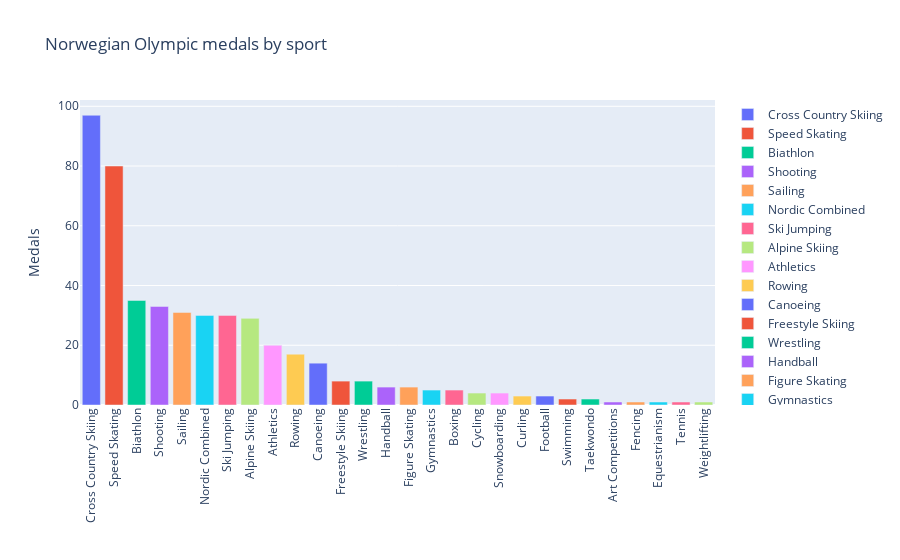
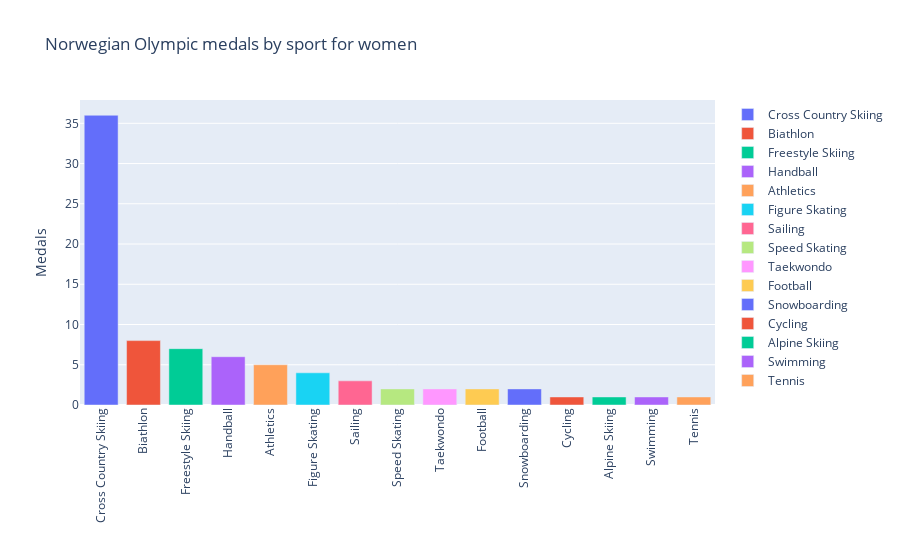

The code cell stored with these charts, in order, in its notebook:
### Code cell
# # Give each sport a unique colour so that it looks the same in all plots
# sports_list = nor_medals_sport_all["Sport"].unique().tolist()
# sports_list

fig = px.bar(nor_medals_sport_all, x="Sport", y="Total", title="Norwegian Olympic medals by sport", labels={"Total": "Medals", "Sport": ""}, color="Sport")
fig.update_xaxes(tickangle=-90)
fig.show()

fig = px.bar(nor_medals_sport_wom, x="Sport", y="Total", title="Norwegian Olympic medals by sport for women", labels={"Total": "Medals", "Sport": ""}, color="Sport")
fig.update_xaxes(tickangle=-90)
fig.show()

fig = px.bar(nor_medals_sport_men, x="Sport", y="Total", title="Norwegian Olympic medals by sport for men", labels={"Total": "Medals", "Sport": ""}, color="Sport")
fig.update_xaxes(tickangle=-90)
fig.show()

### Figure 1 — Plotly figure (JSON) as saved in the notebook; plotly's stock layout.template omitted (floating-point values rounded to 4 significant figures)
{"data": [{"alignmentgroup": "True", "hovertemplate": "=%{x}<br>Medals=%{y}<extra></extra>", "legendgroup": "Cross Country Skiing", "marker": {"color": "#636efa", "pattern": {"shape": ""}}, "name": "Cross Country Skiing", "offsetgroup": "Cross Country Skiing", "orientation": "v", "showlegend": true, "textposition": "auto", "type": "bar", "x": ["Cross Country Skiing"], "xaxis": "x", "y": [97], "yaxis": "y"}, {"alignmentgroup": "True", "hovertemplate": "=%{x}<br>Medals=%{y}<extra></extra>", "legendgroup": "Speed Skating", "marker": {"color": "#EF553B", "pattern": {"shape": ""}}, "name": "Speed Skating", "offsetgroup": "Speed Skating", "orientation": "v", "showlegend": true, "textposition": "auto", "type": "bar", "x": ["Speed Skating"], "xaxis": "x", "y": [80], "yaxis": "y"}, {"alignmentgroup": "True", "hovertemplate": "=%{x}<br>Medals=%{y}<extra></extra>", "legendgroup": "Biathlon", "marker": {"color": "#00cc96", "pattern": {"shape": ""}}, "name": "Biathlon", "offsetgroup": "Biathlon", "orientation": "v", "showlegend": true, "textposition": "auto", "type": "bar", "x": ["Biathlon"], "xaxis": "x", "y": [35], "yaxis": "y"}, {"alignmentgroup": "True", "hovertemplate": "=%{x}<br>Medals=%{y}<extra></extra>", "legendgroup": "Shooting", "marker": {"color": "#ab63fa", "pattern": {"shape": ""}}, "name": "Shooting", "offsetgroup": "Shooting", "orientation": "v", "showlegend": true, "textposition": "auto", "type": "bar", "x": ["Shooting"], "xaxis": "x", "y": [33], "yaxis": "y"}, {"alignmentgroup": "True", "hovertemplate": "=%{x}<br>Medals=%{y}<extra></extra>", "legendgroup": "Sailing", "marker": {"color": "#FFA15A", "pattern": {"shape": ""}}, "name": "Sailing", "offsetgroup": "Sailing", "orientation": "v", "showlegend": true, "textposition": "auto", "type": "bar", "x": ["Sailing"], "xaxis": "x", "y": [31], "yaxis": "y"}, {"alignmentgroup": "True", "hovertemplate": "=%{x}<br>Medals=%{y}<extra></extra>", "legendgroup": "Nordic Combined", "marker": {"color": "#19d3f3", "pattern": {"shape": ""}}, "name": "Nordic Combined", "offsetgroup": "Nordic Combined", "orientation": "v", "showlegend": true, "textposition": "auto", "type": "bar", "x": ["Nordic Combined"], "xaxis": "x", "y": [30], "yaxis": "y"}, {"alignmentgroup": "True", "hovertemplate": "=%{x}<br>Medals=%{y}<extra></extra>", "legendgroup": "Ski Jumping", "marker": {"color": "#FF6692", "pattern": {"shape": ""}}, "name": "Ski Jumping", "offsetgroup": "Ski Jumping", "orientation": "v", "showlegend": true, "textposition": "auto", "type": "bar", "x": ["Ski Jumping"], "xaxis": "x", "y": [30], "yaxis": "y"}, {"alignmentgroup": "True", "hovertemplate": "=%{x}<br>Medals=%{y}<extra></extra>", "legendgroup": "Alpine Skiing", "marker": {"color": "#B6E880", "pattern": {"shape": ""}}, "name": "Alpine Skiing", "offsetgroup": "Alpine Skiing", "orientation": "v", "showlegend": true, "textposition": "auto", "type": "bar", "x": ["Alpine Skiing"], "xaxis": "x", "y": [29], "yaxis": "y"}, {"alignmentgroup": "True", "hovertemplate": "=%{x}<br>Medals=%{y}<extra></extra>", "legendgroup": "Athletics", "marker": {"color": "#FF97FF", "pattern": {"shape": ""}}, "name": "Athletics", "offsetgroup": "Athletics", "orientation": "v", "showlegend": true, "textposition": "auto", "type": "bar", "x": ["Athletics"], "xaxis": "x", "y": [20], "yaxis": "y"}, {"alignmentgroup": "True", "hovertemplate": "=%{x}<br>Medals=%{y}<extra></extra>", "legendgroup": "Rowing", "marker": {"color": "#FECB52", "pattern": {"shape": ""}}, "name": "Rowing", "offsetgroup": "Rowing", "orientation": "v", "showlegend": true, "textposition": "auto", "type": "bar", "x": ["Rowing"], "xaxis": "x", "y": [17], "yaxis": "y"}, {"alignmentgroup": "True", "hovertemplate": "=%{x}<br>Medals=%{y}<extra></extra>", "legendgroup": "Canoeing", "marker": {"color": "#636efa", "pattern": {"shape": ""}}, "name": "Canoeing", "offsetgroup": "Canoeing", "orientation": "v", "showlegend": true, "textposition": "auto", "type": "bar", "x": ["Canoeing"], "xaxis": "x", "y": [14], "yaxis": "y"}, {"alignmentgroup": "True", "hovertemplate": "=%{x}<br>Medals=%{y}<extra></extra>", "legendgroup": "Freestyle Skiing", "marker": {"color": "#EF553B", "pattern": {"shape": ""}}, "name": "Freestyle Skiing", "offsetgroup": "Freestyle Skiing", "orientation": "v", "showlegend": true, "textposition": "auto", "type": "bar", "x": ["Freestyle Skiing"], "xaxis": "x", "y": [8], "yaxis": "y"}, {"alignmentgroup": "True", "hovertemplate": "=%{x}<br>Medals=%{y}<extra></extra>", "legendgroup": "Wrestling", "marker": {"color": "#00cc96", "pattern": {"shape": ""}}, "name": "Wrestling", "offsetgroup": "Wrestling", "orientation": "v", "showlegend": true, "textposition": "auto", "type": "bar", "x": ["Wrestling"], "xaxis": "x", "y": [8], "yaxis": "y"}, {"alignmentgroup": "True", "hovertemplate": "=%{x}<br>Medals=%{y}<extra></extra>", "legendgroup": "Handball", "marker": {"color": "#ab63fa", "pattern": {"shape": ""}}, "name": "Handball", "offsetgroup": "Handball", "orientation": "v", "showlegend": true, "textposition": "auto", "type": "bar", "x": ["Handball"], "xaxis": "x", "y": [6], "yaxis": "y"}, {"alignmentgroup": "True", "hovertemplate": "=%{x}<br>Medals=%{y}<extra></extra>", "legendgroup": "Figure Skating", "marker": {"color": "#FFA15A", "pattern": {"shape": ""}}, "name": "Figure Skating", "offsetgroup": "Figure Skating", "orientation": "v", "showlegend": true, "textposition": "auto", "type": "bar", "x": ["Figure Skating"], "xaxis": "x", "y": [6], "yaxis": "y"}, {"alignmentgroup": "True", "hovertemplate": "=%{x}<br>Medals=%{y}<extra></extra>", "legendgroup": "Gymnastics", "marker": {"color": "#19d3f3", "pattern": {"shape": ""}}, "name": "Gymnastics", "offsetgroup": "Gymnastics", "orientation": "v", "showlegend": true, "textposition": "auto", "type": "bar", "x": ["Gymnastics"], "xaxis": "x", "y": [5], "yaxis": "y"}, {"alignmentgroup": "True", "hovertemplate": "=%{x}<br>Medals=%{y}<extra></extra>", "legendgroup": "Boxing", "marker": {"color": "#FF6692", "pattern": {"shape": ""}}, "name": "Boxing", "offsetgroup": "Boxing", "orientation": "v", "showlegend": true, "textposition": "auto", "type": "bar", "x": ["Boxing"], "xaxis": "x", "y": [5], "yaxis": "y"}, {"alignmentgroup": "True", "hovertemplate": "=%{x}<br>Medals=%{y}<extra></extra>", "legendgroup": "Cycling", "marker": {"color": "#B6E880", "pattern": {"shape": ""}}, "name": "Cycling", "offsetgroup": "Cycling", "orientation": "v", "showlegend": true, "textposition": "auto", "type": "bar", "x": ["Cycling"], "xaxis": "x", "y": [4], "yaxis": "y"}, {"alignmentgroup": "True", "hovertemplate": "=%{x}<br>Medals=%{y}<extra></extra>", "legendgroup": "Snowboarding", "marker": {"color": "#FF97FF", "pattern": {"shape": ""}}, "name": "Snowboarding", "offsetgroup": "Snowboarding", "orientation": "v", "showlegend": true, "textposition": "auto", "type": "bar", "x": ["Snowboarding"], "xaxis": "x", "y": [4], "yaxis": "y"}, {"alignmentgroup": "True", "hovertemplate": "=%{x}<br>Medals=%{y}<extra></extra>", "legendgroup": "Curling", "marker": {"color": "#FECB52", "pattern": {"shape": ""}}, "name": "Curling", "offsetgroup": "Curling", "orientation": "v", "showlegend": true, "textposition": "auto", "type": "bar", "x": ["Curling"], "xaxis": "x", "y": [3], "yaxis": "y"}, {"alignmentgroup": "True", "hovertemplate": "=%{x}<br>Medals=%{y}<extra></extra>", "legendgroup": "Football", "marker": {"color": "#636efa", "pattern": {"shape": ""}}, "name": "Football", "offsetgroup": "Football", "orientation": "v", "showlegend": true, "textposition": "auto", "type": "bar", "x": ["Football"], "xaxis": "x", "y": [3], "yaxis": "y"}, {"alignmentgroup": "True", "hovertemplate": "=%{x}<br>Medals=%{y}<extra></extra>", "legendgroup": "Swimming", "marker": {"color": "#EF553B", "pattern": {"shape": ""}}, "name": "Swimming", "offsetgroup": "Swimming", "orientation": "v", "showlegend": true, "textposition": "auto", "type": "bar", "x": ["Swimming"], "xaxis": "x", "y": [2], "yaxis": "y"}, {"alignmentgroup": "True", "hovertemplate": "=%{x}<br>Medals=%{y}<extra></extra>", "legendgroup": "Taekwondo", "marker": {"color": "#00cc96", "pattern": {"shape": ""}}, "name": "Taekwondo", "offsetgroup": "Taekwondo", "orientation": "v", "showlegend": true, "textposition": "auto", "type": "bar", "x": ["Taekwondo"], "xaxis": "x", "y": [2], "yaxis": "y"}, {"alignmentgroup": "True", "hovertemplate": "=%{x}<br>Medals=%{y}<extra></extra>", "legendgroup": "Art Competitions", "marker": {"color": "#ab63fa", "pattern": {"shape": ""}}, "name": "Art Competitions", "offsetgroup": "Art Competitions", "orientation": "v", "showlegend": true, "textposition": "auto", "type": "bar", "x": ["Art Competitions"], "xaxis": "x", "y": [1], "yaxis": "y"}, {"alignmentgroup": "True", "hovertemplate": "=%{x}<br>Medals=%{y}<extra></extra>", "legendgroup": "Fencing", "marker": {"color": "#FFA15A", "pattern": {"shape": ""}}, "name": "Fencing", "offsetgroup": "Fencing", "orientation": "v", "showlegend": true, "textposition": "auto", "type": "bar", "x": ["Fencing"], "xaxis": "x", "y": [1], "yaxis": "y"}, {"alignmentgroup": "True", "hovertemplate": "=%{x}<br>Medals=%{y}<extra></extra>", "legendgroup": "Equestrianism", "marker": {"color": "#19d3f3", "pattern": {"shape": ""}}, "name": "Equestrianism", "offsetgroup": "Equestrianism", "orientation": "v", "showlegend": true, "textposition": "auto", "type": "bar", "x": ["Equestrianism"], "xaxis": "x", "y": [1], "yaxis": "y"}, {"alignmentgroup": "True", "hovertemplate": "=%{x}<br>Medals=%{y}<extra></extra>", "legendgroup": "Tennis", "marker": {"color": "#FF6692", "pattern": {"shape": ""}}, "name": "Tennis", "offsetgroup": "Tennis", "orientation": "v", "showlegend": true, "textposition": "auto", "type": "bar", "x": ["Tennis"], "xaxis": "x", "y": [1], "yaxis": "y"}, {"alignmentgroup": "True", "hovertemplate": "=%{x}<br>Medals=%{y}<extra></extra>", "legendgroup": "Weightlifting", "marker": {"color": "#B6E880", "pattern": {"shape": ""}}, "name": "Weightlifting", "offsetgroup": "Weightlifting", "orientation": "v", "showlegend": true, "textposition": "auto", "type": "bar", "x": ["Weightlifting"], "xaxis": "x", "y": [1], "yaxis": "y"}], "layout": {"barmode": "relative", "legend": {"title": {"text": ""}, "tracegroupgap": 0}, "title": {"text": "Norwegian Olympic medals by sport"}, "xaxis": {"anchor": "y", "categoryarray": ["Cross Country Skiing", "Speed Skating", "Biathlon", "Shooting", "Sailing", "Nordic Combined", "Ski Jumping", "Alpine Skiing", "Athletics", "Rowing", "Canoeing", "Freestyle Skiing", "Wrestling", "Handball", "Figure Skating", "Gymnastics", "Boxing", "Cycling", "Snowboarding", "Curling", "Football", "Swimming", "Taekwondo", "Art Competitions", "Fencing", "Equestrianism", "Tennis", "Weightlifting"], "categoryorder": "array", "domain": [0, 1], "tickangle": -90, "title": {"text": ""}}, "yaxis": {"anchor": "x", "domain": [0, 1], "title": {"text": "Medals"}}}}

### Figure 2 — Plotly figure (JSON) as saved in the notebook; plotly's stock layout.template omitted (floating-point values rounded to 4 significant figures)
{"data": [{"alignmentgroup": "True", "hovertemplate": "=%{x}<br>Medals=%{y}<extra></extra>", "legendgroup": "Cross Country Skiing", "marker": {"color": "#636efa", "pattern": {"shape": ""}}, "name": "Cross Country Skiing", "offsetgroup": "Cross Country Skiing", "orientation": "v", "showlegend": true, "textposition": "auto", "type": "bar", "x": ["Cross Country Skiing"], "xaxis": "x", "y": [36], "yaxis": "y"}, {"alignmentgroup": "True", "hovertemplate": "=%{x}<br>Medals=%{y}<extra></extra>", "legendgroup": "Biathlon", "marker": {"color": "#EF553B", "pattern": {"shape": ""}}, "name": "Biathlon", "offsetgroup": "Biathlon", "orientation": "v", "showlegend": true, "textposition": "auto", "type": "bar", "x": ["Biathlon"], "xaxis": "x", "y": [8], "yaxis": "y"}, {"alignmentgroup": "True", "hovertemplate": "=%{x}<br>Medals=%{y}<extra></extra>", "legendgroup": "Freestyle Skiing", "marker": {"color": "#00cc96", "pattern": {"shape": ""}}, "name": "Freestyle Skiing", "offsetgroup": "Freestyle Skiing", "orientation": "v", "showlegend": true, "textposition": "auto", "type": "bar", "x": ["Freestyle Skiing"], "xaxis": "x", "y": [7], "yaxis": "y"}, {"alignmentgroup": "True", "hovertemplate": "=%{x}<br>Medals=%{y}<extra></extra>", "legendgroup": "Handball", "marker": {"color": "#ab63fa", "pattern": {"shape": ""}}, "name": "Handball", "offsetgroup": "Handball", "orientation": "v", "showlegend": true, "textposition": "auto", "type": "bar", "x": ["Handball"], "xaxis": "x", "y": [6], "yaxis": "y"}, {"alignmentgroup": "True", "hovertemplate": "=%{x}<br>Medals=%{y}<extra></extra>", "legendgroup": "Athletics", "marker": {"color": "#FFA15A", "pattern": {"shape": ""}}, "name": "Athletics", "offsetgroup": "Athletics", "orientation": "v", "showlegend": true, "textposition": "auto", "type": "bar", "x": ["Athletics"], "xaxis": "x", "y": [5], "yaxis": "y"}, {"alignmentgroup": "True", "hovertemplate": "=%{x}<br>Medals=%{y}<extra></extra>", "legendgroup": "Figure Skating", "marker": {"color": "#19d3f3", "pattern": {"shape": ""}}, "name": "Figure Skating", "offsetgroup": "Figure Skating", "orientation": "v", "showlegend": true, "textposition": "auto", "type": "bar", "x": ["Figure Skating"], "xaxis": "x", "y": [4], "yaxis": "y"}, {"alignmentgroup": "True", "hovertemplate": "=%{x}<br>Medals=%{y}<extra></extra>", "legendgroup": "Sailing", "marker": {"color": "#FF6692", "pattern": {"shape": ""}}, "name": "Sailing", "offsetgroup": "Sailing", "orientation": "v", "showlegend": true, "textposition": "auto", "type": "bar", "x": ["Sailing"], "xaxis": "x", "y": [3], "yaxis": "y"}, {"alignmentgroup": "True", "hovertemplate": "=%{x}<br>Medals=%{y}<extra></extra>", "legendgroup": "Speed Skating", "marker": {"color": "#B6E880", "pattern": {"shape": ""}}, "name": "Speed Skating", "offsetgroup": "Speed Skating", "orientation": "v", "showlegend": true, "textposition": "auto", "type": "bar", "x": ["Speed Skating"], "xaxis": "x", "y": [2], "yaxis": "y"}, {"alignmentgroup": "True", "hovertemplate": "=%{x}<br>Medals=%{y}<extra></extra>", "legendgroup": "Taekwondo", "marker": {"color": "#FF97FF", "pattern": {"shape": ""}}, "name": "Taekwondo", "offsetgroup": "Taekwondo", "orientation": "v", "showlegend": true, "textposition": "auto", "type": "bar", "x": ["Taekwondo"], "xaxis": "x", "y": [2], "yaxis": "y"}, {"alignmentgroup": "True", "hovertemplate": "=%{x}<br>Medals=%{y}<extra></extra>", "legendgroup": "Football", "marker": {"color": "#FECB52", "pattern": {"shape": ""}}, "name": "Football", "offsetgroup": "Football", "orientation": "v", "showlegend": true, "textposition": "auto", "type": "bar", "x": ["Football"], "xaxis": "x", "y": [2], "yaxis": "y"}, {"alignmentgroup": "True", "hovertemplate": "=%{x}<br>Medals=%{y}<extra></extra>", "legendgroup": "Snowboarding", "marker": {"color": "#636efa", "pattern": {"shape": ""}}, "name": "Snowboarding", "offsetgroup": "Snowboarding", "orientation": "v", "showlegend": true, "textposition": "auto", "type": "bar", "x": ["Snowboarding"], "xaxis": "x", "y": [2], "yaxis": "y"}, {"alignmentgroup": "True", "hovertemplate": "=%{x}<br>Medals=%{y}<extra></extra>", "legendgroup": "Cycling", "marker": {"color": "#EF553B", "pattern": {"shape": ""}}, "name": "Cycling", "offsetgroup": "Cycling", "orientation": "v", "showlegend": true, "textposition": "auto", "type": "bar", "x": ["Cycling"], "xaxis": "x", "y": [1], "yaxis": "y"}, {"alignmentgroup": "True", "hovertemplate": "=%{x}<br>Medals=%{y}<extra></extra>", "legendgroup": "Alpine Skiing", "marker": {"color": "#00cc96", "pattern": {"shape": ""}}, "name": "Alpine Skiing", "offsetgroup": "Alpine Skiing", "orientation": "v", "showlegend": true, "textposition": "auto", "type": "bar", "x": ["Alpine Skiing"], "xaxis": "x", "y": [1], "yaxis": "y"}, {"alignmentgroup": "True", "hovertemplate": "=%{x}<br>Medals=%{y}<extra></extra>", "legendgroup": "Swimming", "marker": {"color": "#ab63fa", "pattern": {"shape": ""}}, "name": "Swimming", "offsetgroup": "Swimming", "orientation": "v", "showlegend": true, "textposition": "auto", "type": "bar", "x": ["Swimming"], "xaxis": "x", "y": [1], "yaxis": "y"}, {"alignmentgroup": "True", "hovertemplate": "=%{x}<br>Medals=%{y}<extra></extra>", "legendgroup": "Tennis", "marker": {"color": "#FFA15A", "pattern": {"shape": ""}}, "name": "Tennis", "offsetgroup": "Tennis", "orientation": "v", "showlegend": true, "textposition": "auto", "type": "bar", "x": ["Tennis"], "xaxis": "x", "y": [1], "yaxis": "y"}], "layout": {"barmode": "relative", "legend": {"title": {"text": ""}, "tracegroupgap": 0}, "title": {"text": "Norwegian Olympic medals by sport for women"}, "xaxis": {"anchor": "y", "categoryarray": ["Cross Country Skiing", "Biathlon", "Freestyle Skiing", "Handball", "Athletics", "Figure Skating", "Sailing", "Speed Skating", "Taekwondo", "Football", "Snowboarding", "Cycling", "Alpine Skiing", "Swimming", "Tennis"], "categoryorder": "array", "domain": [0, 1], "tickangle": -90, "title": {"text": ""}}, "yaxis": {"anchor": "x", "domain": [0, 1], "title": {"text": "Medals"}}}}
